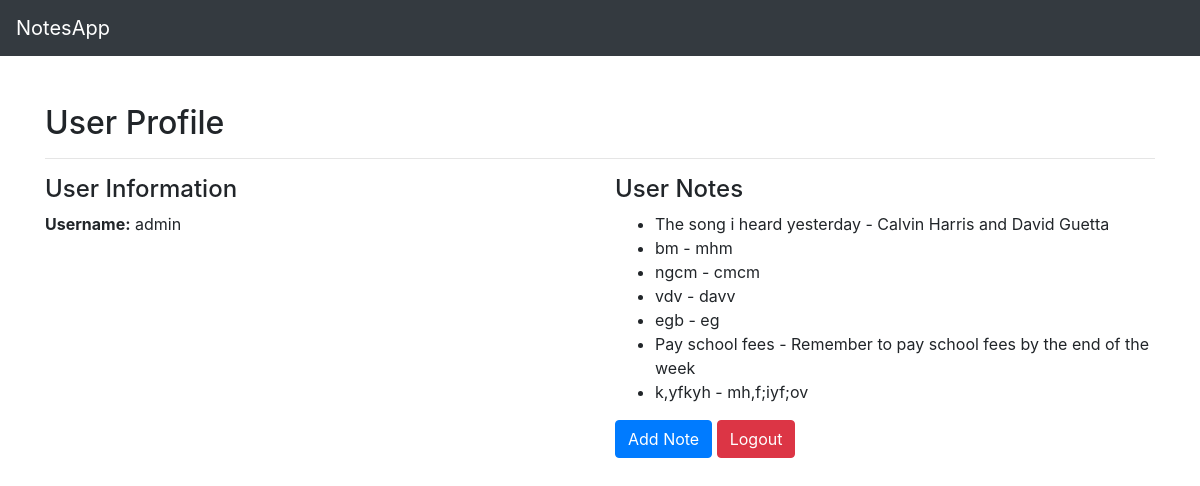
Page /accounts/profile/ (signed in) on the committed database.
### notes/models.py (models this page shows, shortened)
class Note(models.Model):
    user = models.ForeignKey(User, on_delete=models.CASCADE)
    title = models.CharField(max_length=255)
    content = models.TextField()

### notes/views.py (the view)
# urls.py: path('profile/', user_profile, name='user_profile'),
@login_required
def user_profile(request):
    user_notes = Note.objects.filter(user=request.user)
    return render(request, 'user_profile.html', {'user_notes': user_notes})

### notes/templates/user_profile.html (shortened to what this page needs)
{% extends 'base.html' %}
{% block content %}
  <div class="container mt-5">
    <h2>User Profile</h2>
    <hr>
    <div class="row">
      <div class="col-md-6">
        <h4>User Information</h4>
        <p><strong>Username:</strong> {{ user.username }}</p>
      </div>
      <div class="col-md-6">
        <h4>User Notes</h4>
        <div class="notes-container">
          {% if user_notes %}
            <ul>
              {% for note in user_notes %}
                <li>{{ note.title }} - {{ note.content }}</li>
              {% endfor %}
            </ul>
          {% else %}
            <p>No notes available.</p>
          {% endif %}
        </div>
        <div class="actions-container">
          <a href="{% url 'add_note' %}" class="btn btn-primary">Add Note</a>
          <form action="{% url 'logout' %}" method="post" style="display: inline;">
            <button type="submit" class="btn btn-danger">Logout</button>
          </form>
        </div>
      </div>
    </div>
  </div>
{% endblock %}

### notes/templates/base.html (shortened to what this page needs)
<!DOCTYPE html>
<html lang="en">
<head>
    <link rel="stylesheet" href="https://stackpath.bootstrapcdn.com/bootstrap/4.5.2/css/bootstrap.min.css">
</head>
<body>
    <nav class="navbar navbar-expand-lg navbar-dark bg-dark">
        <a class="navbar-brand" href="#">NotesApp</a>
    </nav>
    <div class="container-fluid mt-4">
        {% block content %}{% endblock %}
    </div>
</body>
</html>

### rows in the picture
Note: title "The song i heard yesterday", content "Calvin Harris and David Guetta"
Note: title "bm", content "mhm"
Note: title "ngcm", content "cmcm"
Note: title "vdv", content "davv"
Note: title "egb", content "eg"
Note: title "Pay school fees", content "Remember to pay school fees by the end of the week"
Note: title "k,yfkyh", content "mh,f;iyf;ov"

### other values in the picture
{{ user.username }} "admin"
